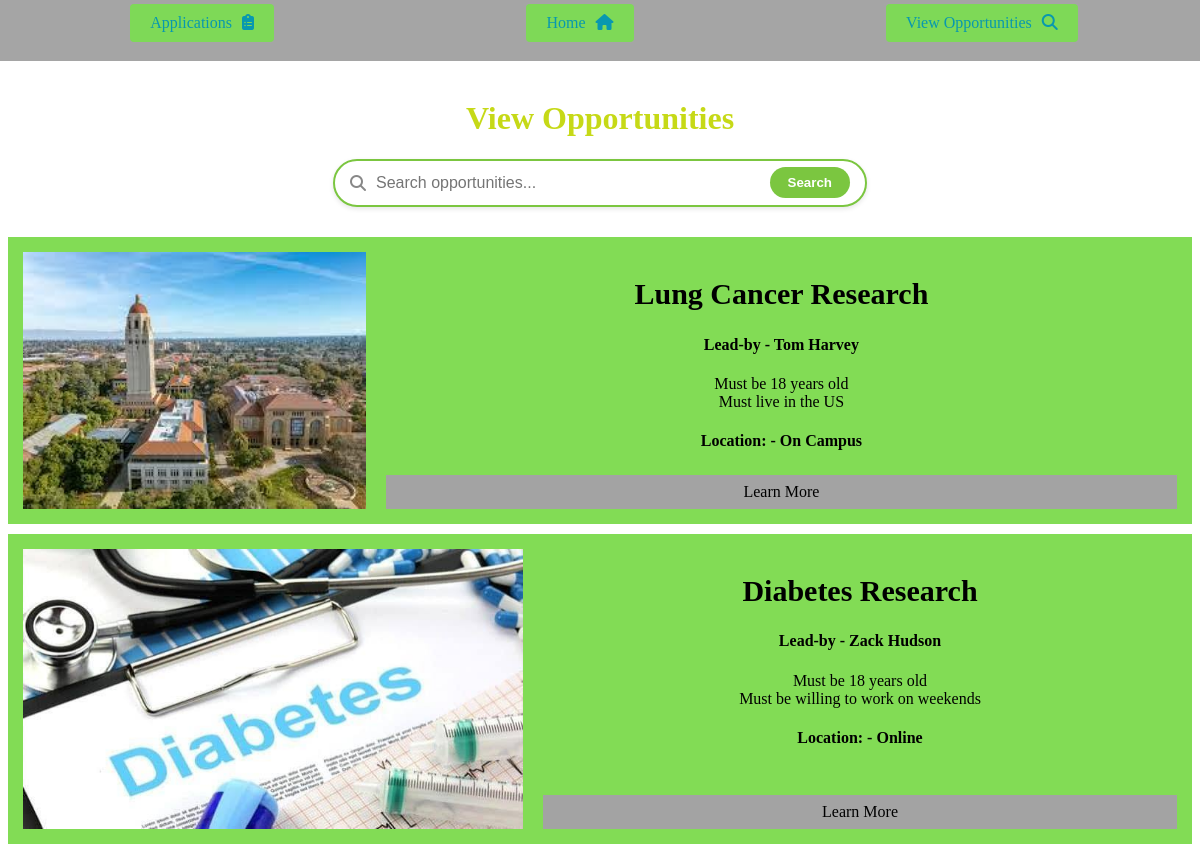
/view-opportunities, run on the app's committed database.
### main.py (models this page shows)
class Opportunity(db.Model):
    id = db.Column(db.Integer, primary_key = True, autoincrement = True, unique = True)
    name = db.Column(db.String, nullable = False)
    professor_name = db.Column(db.String, nullable = False)
    institute = db.Column(db.String, nullable = False)
    requirements = db.Column(db.String, nullable = False)
    description = db.Column(db.String(1000), nullable = False)
    location = db.Column(db.String, nullable = False)
    image = db.Column(db.String, nullable = False)
    prof_ID = db.Column(db.Integer, db.ForeignKey('user.id'), nullable = False)
    applications = db.relationship('Application', backref = 'opportunity', cascade = 'all, delete-orphan')

### main.py (the view)
@app.route('/view-opportunities', methods = ['GET'])
def view_opportunities():
    return render_template("view-opportunities.html", opportunities = Opportunity.query.all())

### templates/view-opportunities.html
{% extends 'student-base.html' %}
{% block content %}
<div class = 'title'>
    <h1> View Opportunities </h1>
</div>
<form action="/view-opportunities" method="GET" class="search-container">
    <div class="search-box">
        <i class="fa-solid fa-magnifying-glass search-icon"></i>
        <input type="text" name="query" placeholder="Search opportunities..." class="search-input">
        <button type="submit" class="search-button">Search</button>
    </div>
</form>
{% for opportunity in opportunities %}
<div class = card>
    <img src = "{{ url_for('static', filename = 'images/' + opportunity.image) }}">
    <div class = "card-body">
        <div>
            <h2 style = "font-size: 30px;"> {{ opportunity.name }} </h2>
            <h4> Lead-by - {{ opportunity.professor_name }}</h4>
            <ul style = "list-style-type: none; padding: 0;">
                {% for requirement in opportunity.requirements.split(':') %}
                    <li> {{ requirement }} </li>
                {% endfor %}
            </ul>
            <h4> Location: - {{ opportunity.location }} </h4>
        </div>
        <div class = "card-buttons">
            <a href = "/learn-more/{{ opportunity.id }}" class = "btn-learn">Learn More</a>
        </div>
    </div>
</div>
{% endfor %}
{% endblock %}

### templates/student-base.html (style rules this page uses)
.card { display: flex; background-color: #82DC55; padding: 15px; gap: 20px; margin-bottom: 10px; }
.card img { width: 500px; height: auto; object-fit: cover; }
.card-body { display: flex; flex-direction: column; justify-content: space-between; text-align: center; width: 100%; }
.card-buttons { display: flex; gap: 10px; }
.btn-learn { flex: 1; background-color: #A3A3A3; color: black; padding: 8px; text-decoration: none; }
.title { color: #c6d917; text-align: center; justify-content: center; }
.search-container { display: flex; justify-content: center; margin: 20px 0 30px 0; }
.search-box { display: flex; align-items: center; width: 100%; max-width: 500px; background-color: #ffffff; border: 2px solid #7bc640; border-radius: 25px; padding: 5px 15px; box-shadow: 0 2px 5px rgba(0, 0, 0, 0.1); }
.search-icon { color: #888888; margin-right: 10px; }
.search-input { flex: 1; border: none; outline: none; font-size: 16px; padding: 8px 0; background: transparent; }
.search-button { background-color: #7bc640; color: white; border: none; padding: 8px 18px; border-radius: 20px; cursor: pointer; font-weight: bold; transition: background-color 0.2s ease; }

### data on the page
Opportunity: image (picture), name "Lung Cancer Research", professor_name "Tom Harvey", requirement "Must be 18 years old" "Must live in the US", location "On Campus"
Opportunity: image (picture), name "Diabetes Research", professor_name "Zack Hudson", requirement "Must be 18 years old" "Must be willing to work on weekends", location "Online"
